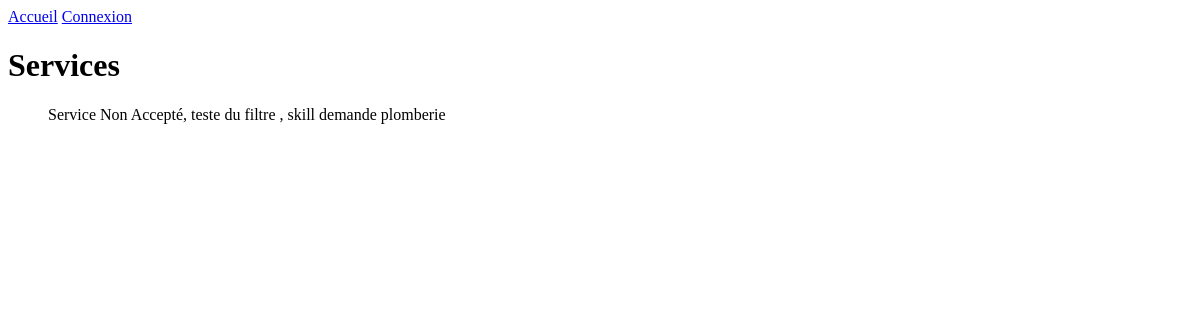
Page /app/services/ on the earlier database version.
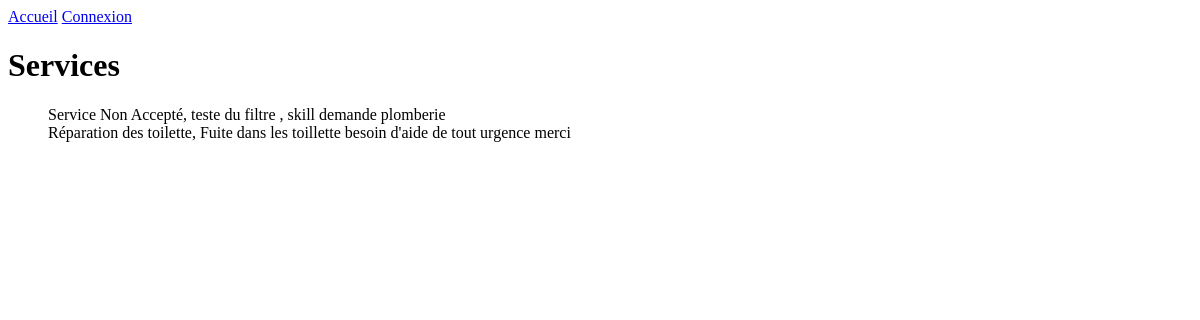
Same page on the later database version.
### app/models.py (models this page shows, shortened)
class Service(models.Model):
    title = models.CharField(max_length=100)
    description = models.TextField()
    skill = models.ForeignKey(Skill, on_delete=models.CASCADE)
    creator = models.ForeignKey('auth.User', on_delete=models.CASCADE, related_name='services_crees')
    volunteer_id = models.ForeignKey('auth.User', null=True, blank=True, on_delete=models.SET_NULL, related_name='volunteer')
    date = models.DateField()
    created_at = models.DateTimeField(auto_now_add=True)

### app/views.py (the view)
# urls.py: path("services/", views.services, name="services"),
def services(request):
    if request.user.is_authenticated:
        user_skill = request.user.userskill_set.values_list('skill__name', flat=True)
    else:
        user_skill = []
    print(user_skill)
    services = Service.objects.filter(volunteer_id__isnull=True)
    context = {"services": services}
    return render(request, 'services.html', context)

### app/templates/services.html
{% extends "base.html" %}
{% block content %}
<h1>Services</h1>
<ul>
  {% for service in services %}
  <div>{{ service.title }},
  {{ service.description }}</div>
  {% endfor %}
</ul>
{% endblock %}

### templates/base.html (shortened to what this page needs)
<!doctype html>
<html lang="fr">
  <head>
  </head>
  <body>
    <header>
      <nav>
        <div>
          <a href="{% url 'app:home' %}">Accueil</a>
          {% if user.is_authenticated %}
          <span>Bienvenue, {{ user.username }}!</span>
          <form method="post" action="{% url 'logout' %}">
            {% csrf_token %}
            <button type="submit">Se déconnecter</button>
          </form>
          <button><a href="{% url 'app:services' %}">Services</a></button>
          <button><a href="{% url 'app:create_service' %}">Créer un service</a></button>
          {% else %}
          <a href="{% url 'login' %}">Connexion</a>
          {% endif %}
        </div>
      </nav>
    </header>
    <main>{% block content %}{% endblock %}</main>
  </body>
</html>

Differences in the rows shown:
added Service: title "Réparation des toilette", description "Fuite dans les toillette besoin d'aide de tout urgence merci"
